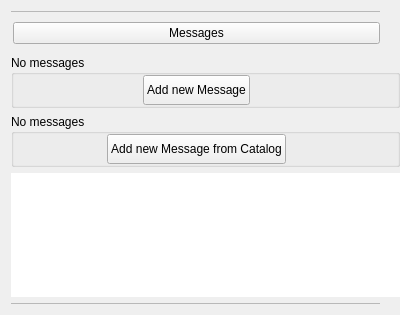
<?xml version="1.0" encoding="UTF-8"?>
<ui version="4.0">
 <class>C_SdBueMessageSelectorWidget</class>
 <widget class="QWidget" name="C_SdBueMessageSelectorWidget">
  <property name="geometry">
   <rect>
    <x>0</x>
    <y>0</y>
    <width>400</width>
    <height>315</height>
   </rect>
  </property>
  <property name="windowTitle">
   <string>Form</string>
  </property>
  <layout class="QVBoxLayout" name="verticalLayout_2">
   <property name="rightMargin">
    <number>0</number>
   </property>
   <item>
    <layout class="QHBoxLayout" name="pc_HorizontalLayout_3">
     <property name="spacing">
      <number>0</number>
     </property>
     <property name="rightMargin">
      <number>20</number>
     </property>
     <item>
      <widget class="stw::opensyde_gui_elements::C_OgeFraSeparator" name="pc_FramSperatorUp">
       <property name="minimumSize">
        <size>
         <width>0</width>
         <height>1</height>
        </size>
       </property>
       <property name="maximumSize">
        <size>
         <width>16777215</width>
         <height>1</height>
        </size>
       </property>
       <property name="frameShape">
        <enum>QFrame::Shape::StyledPanel</enum>
       </property>
       <property name="frameShadow">
        <enum>QFrame::Shadow::Raised</enum>
       </property>
      </widget>
     </item>
    </layout>
   </item>
   <item>
    <layout class="QHBoxLayout" name="pc_HorizontalLayout_2">
     <property name="spacing">
      <number>0</number>
     </property>
     <property name="rightMargin">
      <number>20</number>
     </property>
     <item>
      <widget class="QWidget" name="pc_MessagesPbWidget" native="true">
       <property name="minimumSize">
        <size>
         <width>0</width>
         <height>30</height>
        </size>
       </property>
       <property name="maximumSize">
        <size>
         <width>16777215</width>
         <height>30</height>
        </size>
       </property>
       <layout class="QHBoxLayout" name="horizontalLayout" stretch="0">
        <property name="spacing">
         <number>0</number>
        </property>
        <property name="leftMargin">
         <number>2</number>
        </property>
        <property name="topMargin">
         <number>0</number>
        </property>
        <property name="rightMargin">
         <number>0</number>
        </property>
        <property name="bottomMargin">
         <number>0</number>
        </property>
        <item>
         <widget class="stw::opensyde_gui_elements::C_OgePubTreeWidgetRoot" name="pc_PbTreeWidgetRoot">
          <property name="text">
           <string>Messages</string>
          </property>
          <property name="icon">
           <iconset>
            <normalon>:/images/system_definition/IconMessage.svg</normalon>
           </iconset>
          </property>
         </widget>
        </item>
       </layout>
      </widget>
     </item>
    </layout>
   </item>
   <item>
    <spacer name="pc_VerticalSpacer_2">
     <property name="orientation">
      <enum>Qt::Orientation::Vertical</enum>
     </property>
     <property name="sizeType">
      <enum>QSizePolicy::Policy::Fixed</enum>
     </property>
     <property name="sizeHint" stdset="0">
      <size>
       <width>20</width>
       <height>1</height>
      </size>
     </property>
    </spacer>
   </item>
   <item>
    <widget class="QGroupBox" name="pc_GroupBoxNoMessages">
     <property name="styleRole" stdset="0">
      <string>transparent</string>
     </property>
     <property name="title">
      <string>No messages</string>
     </property>
     <layout class="QHBoxLayout" name="horizontalLayout_2" stretch="1,0,1">
      <property name="spacing">
       <number>0</number>
      </property>
      <property name="leftMargin">
       <number>0</number>
      </property>
      <property name="topMargin">
       <number>0</number>
      </property>
      <property name="rightMargin">
       <number>19</number>
      </property>
      <property name="bottomMargin">
       <number>0</number>
      </property>
      <item>
       <spacer name="horizontalSpacer">
        <property name="orientation">
         <enum>Qt::Orientation::Horizontal</enum>
        </property>
        <property name="sizeHint" stdset="0">
         <size>
          <width>40</width>
          <height>20</height>
         </size>
        </property>
       </spacer>
      </item>
      <item>
       <widget class="stw::opensyde_gui_elements::C_OgePubOptions" name="pc_PbAddMessage">
        <property name="minimumSize">
         <size>
          <width>0</width>
          <height>30</height>
         </size>
        </property>
        <property name="maximumSize">
         <size>
          <width>16777215</width>
          <height>30</height>
         </size>
        </property>
        <property name="text">
         <string>Add new Message</string>
        </property>
       </widget>
      </item>
      <item>
       <spacer name="horizontalSpacer_2">
        <property name="orientation">
         <enum>Qt::Orientation::Horizontal</enum>
        </property>
        <property name="sizeHint" stdset="0">
         <size>
          <width>0</width>
          <height>0</height>
         </size>
        </property>
       </spacer>
      </item>
     </layout>
    </widget>
   </item>
   <item>
    <widget class="QGroupBox" name="pc_GroupBoxNoMessagesFromCatalog">
     <property name="styleRole" stdset="0">
      <string>transparent</string>
     </property>
     <property name="title">
      <string>No messages</string>
     </property>
     <layout class="QHBoxLayout" name="horizontalLayout_3" stretch="1,0,1">
      <property name="spacing">
       <number>0</number>
      </property>
      <property name="leftMargin">
       <number>0</number>
      </property>
      <property name="topMargin">
       <number>0</number>
      </property>
      <property name="rightMargin">
       <number>19</number>
      </property>
      <property name="bottomMargin">
       <number>0</number>
      </property>
      <item>
       <spacer name="horizontalSpacer_3">
        <property name="orientation">
         <enum>Qt::Orientation::Horizontal</enum>
        </property>
        <property name="sizeHint" stdset="0">
         <size>
          <width>40</width>
          <height>20</height>
         </size>
        </property>
       </spacer>
      </item>
      <item>
       <widget class="stw::opensyde_gui_elements::C_OgePubOptions" name="pc_PbAddMessageFromCatalog">
        <property name="minimumSize">
         <size>
          <width>0</width>
          <height>30</height>
         </size>
        </property>
        <property name="maximumSize">
         <size>
          <width>16777215</width>
          <height>30</height>
         </size>
        </property>
        <property name="text">
         <string>Add new Message from Catalog</string>
        </property>
        <property name="iconSize">
         <size>
          <width>16</width>
          <height>16</height>
         </size>
        </property>
       </widget>
      </item>
      <item>
       <spacer name="horizontalSpacer_4">
        <property name="orientation">
         <enum>Qt::Orientation::Horizontal</enum>
        </property>
        <property name="sizeHint" stdset="0">
         <size>
          <width>0</width>
          <height>0</height>
         </size>
        </property>
       </spacer>
      </item>
     </layout>
    </widget>
   </item>
   <item>
    <widget class="stw::opensyde_gui::C_SdBueMessageSelectorTreeWidget" name="pc_MessageTreeWidget">
     <property name="sizePolicy">
      <sizepolicy hsizetype="Expanding" vsizetype="Maximum">
       <horstretch>0</horstretch>
       <verstretch>0</verstretch>
      </sizepolicy>
     </property>
     <property name="frameShape">
      <enum>QFrame::Shape::NoFrame</enum>
     </property>
     <attribute name="headerVisible">
      <bool>false</bool>
     </attribute>
     <column>
      <property name="text">
       <string notr="true">1</string>
      </property>
     </column>
    </widget>
   </item>
   <item>
    <layout class="QVBoxLayout" name="verticalLayout">
     <property name="spacing">
      <number>0</number>
     </property>
     <property name="rightMargin">
      <number>20</number>
     </property>
     <item>
      <widget class="stw::opensyde_gui_elements::C_OgeFraSeparator" name="pc_FramSperatorBottom">
       <property name="minimumSize">
        <size>
         <width>0</width>
         <height>1</height>
        </size>
       </property>
       <property name="maximumSize">
        <size>
         <width>16777215</width>
         <height>1</height>
        </size>
       </property>
       <property name="frameShape">
        <enum>QFrame::Shape::StyledPanel</enum>
       </property>
       <property name="frameShadow">
        <enum>QFrame::Shadow::Raised</enum>
       </property>
      </widget>
     </item>
     <item>
      <spacer name="verticalSpacer">
       <property name="orientation">
        <enum>Qt::Orientation::Vertical</enum>
       </property>
       <property name="sizeHint" stdset="0">
        <size>
         <width>1</width>
         <height>1</height>
        </size>
       </property>
      </spacer>
     </item>
    </layout>
   </item>
   <item>
    <spacer name="pc_VerticalSpacer">
     <property name="orientation">
      <enum>Qt::Orientation::Vertical</enum>
     </property>
     <property name="sizeHint" stdset="0">
      <size>
       <width>1</width>
       <height>0</height>
      </size>
     </property>
    </spacer>
   </item>
  </layout>
 </widget>
 <customwidgets>
  <customwidget>
   <class>stw::opensyde_gui_elements::C_OgeFraSeparator</class>
   <extends>QFrame</extends>
   <header>C_OgeFraSeparator.hpp</header>
   <container>1</container>
  </customwidget>
  <customwidget>
   <class>stw::opensyde_gui_elements::C_OgePubOptions</class>
   <extends>QPushButton</extends>
   <header>C_OgePubOptions.hpp</header>
  </customwidget>
  <customwidget>
   <class>stw::opensyde_gui::C_SdBueMessageSelectorTreeWidget</class>
   <extends>QTreeWidget</extends>
   <header>C_SdBueMessageSelectorTreeWidget.hpp</header>
  </customwidget>
  <customwidget>
   <class>stw::opensyde_gui_elements::C_OgePubTreeWidgetRoot</class>
   <extends>QPushButton</extends>
   <header>C_OgePubTreeWidgetRoot.hpp</header>
  </customwidget>
 </customwidgets>
 <tabstops>
  <tabstop>pc_PbTreeWidgetRoot</tabstop>
  <tabstop>pc_PbAddMessage</tabstop>
  <tabstop>pc_MessageTreeWidget</tabstop>
 </tabstops>
 <resources/>
 <connections/>
</ui>
